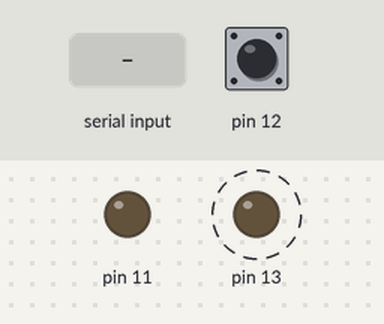
Recording of a program running on a simulated Arduino Uno, built with avr-gcc and run on an emulated ATmega328P. Shown: output pins drawn as LEDs (lit = HIGH). Dashed ring = blinking. The test bench sets the inputs (shaded band); at power-on: pin 12 HIGH. What the program prints to the serial monitor is not drawn.

Above: at 1.2 s.
1.3 s: pin 12 pulled LOW for 0.15 s
At 2.02 s:
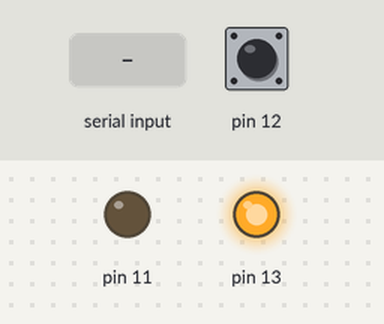
4.3 s: pin 12 pulled LOW for 1 s
At 5.02 s:
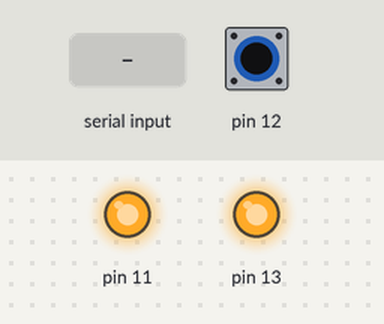
7.3 s: pin 12 pulled LOW for 3.2 s
At 8.8 s:
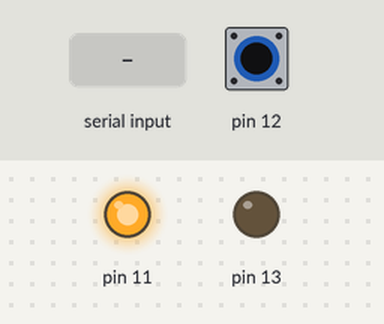
12.0 s: "90,45\n" received over Serial
At 14.77 s:
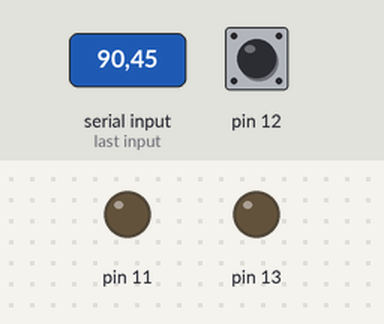
Timing chart, 0 to 16.0 s (numbered marks = the images above; inputs shaded):
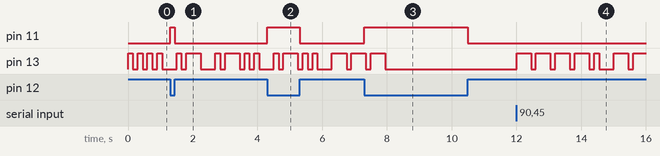

Measured:
- after the input at 1.3 s, pin 11: LOW → HIGH at once, → LOW 0.15 s later
- after the input at 4.3 s, pin 11: LOW → HIGH at once, → LOW 1.0 s later
- after the input at 7.3 s, pin 11: LOW → HIGH at once, → LOW 3.2 s later
- after the input at 12.0 s, pin 13: goes 4 × (HIGH 0.45 s, LOW 0.15 s), HIGH 0.15 s, LOW 0.45 s, HIGH 0.45 s, LOW 0.15 s, then HIGH, starting at once

The program:

main.cpp
```cpp
#include "morse.h"
#include <Arduino.h>

class MainClass {
private:
    Morse morse;
    unsigned long lastMillis;

public:
    MainClass() : lastMillis(millis()){};
    ~MainClass();

    // implement arduino functionality
    void setup() {}
    void loop() {
        // if there is data available on Serial port, pass to morse class
        if (Serial.available()) {
            morse.write(Serial.read());
        }
        // run the morse cycle
        morse.cycle();
    }
};

// use this so we can store members in the class
MainClass *mainClass;

void setup() {
    // create the MainClass instance here
    Serial.begin(115200);
    mainClass = new MainClass();
    mainClass->setup();
}

void loop() {
    // run the loop of the MainClass instance here
    mainClass->loop();
}
```

circular_buffer.h
```cpp
template <typename T, int N>
class CircularBuffer {
public:
    CircularBuffer() : putPtr(buffer),
                       getPtr(buffer),
                       pastLastElementPtr(&buffer[N + 1]) {
        static_assert(N > 0, "cant have negative or zero elements!");
    }

    int size() const { return N; }

    // put data in the buffer
    void put(T element) {
        if (putPtr + 1 == pastLastElementPtr) {
            // buffer rols over
            if (getPtr == buffer) {
                return; // buffer is full, element discarded!
            }
        } else {
            // no buffer rollover
            if (putPtr + 1 == getPtr) {
                return; // buffer is full, element discarded!
            }
        }
        // store the element
        *putPtr = element;
        // increment the put pointer
        putPtr++;
        // handle overflow
        if (putPtr == pastLastElementPtr) {
            putPtr = buffer;
        }
    }

    // returns true if data is available in the buffer
    inline bool available() {
        // data is available when the pointers are not equal
        return putPtr != getPtr;
    }

    // get data from the buffer, returns default value when no data available!
    T get() {
        if (available()) {
            // create new element and get the value from the pointer
            T value = *getPtr;
            // increment pointer
            getPtr++;
            // handle overflow
            if (getPtr == pastLastElementPtr) {
                getPtr = buffer;
            }

            return value;
        }
        return T(); // no data available, return default constructor of T!
    }

private:
    // we need 1 additional element to have N usable elements
    T buffer[N + 1];
    T *putPtr;
    T *getPtr;
    // WARNING, this points to 1 position after the buffer!
    T *pastLastElementPtr;
};
```

morse.h
```cpp
#include "circular_buffer.h"
#include "morse_state.h"
#include <Arduino.h>

class Morse {
public:
    Morse();
    Morse(uint8_t sendPin, uint8_t receivePin, uint8_t recvFBPin);
    ~Morse();

    // function to be called cyclically that performs the morse transceiving
    void cycle();

    // function to write data (single character)
    inline void write(char character) {
        sendBuf.put(character);
    };

    // function to write data (pointer to NULL terminated character array)
    inline void write(const char *characters) {
        const char *c = characters;
        while (*c != '\0') {
            write(*c);
            c++;
        }
    };

    // function to read data (single character)
    char read();

private:
    // configuration parameters
    static constexpr int BUFSIZE = 32;
    static constexpr int MORSE_UNIT_LENGTH = 150; // in milliseconds

    // variables
    CircularBuffer<char, BUFSIZE> sendBuf;
    CircularBuffer<char, BUFSIZE> recvBuf;
    MorseState sendState;
    uint8_t sendPin;    // defaults to LED pin (13)
    uint8_t receivePin; // defaults to pin 12
    uint8_t recvFBPin;  // defaults to pin 11

    // morse dictionary
    static constexpr uint8_t NULL_ = 0;        // used as terminator of letters/digits
    static constexpr uint8_t SHORT = 1;        // same length as LONG_
    static constexpr uint8_t LONG_ = 3;        // same length as SHORT
    static constexpr uint8_t LETTER_BREAK = 3; // not in morse dictionary!
    static constexpr uint8_t WORD_BREAK = 7;
    static constexpr uint8_t MORSE_DICT[][5] = {
        // letters
        {SHORT, LONG_},               // A
        {LONG_, SHORT, SHORT, SHORT}, // B
        {LONG_, SHORT, LONG_, SHORT}, // C
        {LONG_, SHORT, SHORT},        // D
        {SHORT},                      // E
        {SHORT, SHORT, LONG_, SHORT}, // F
        {LONG_, LONG_, SHORT},        // G
        {SHORT, SHORT, SHORT, SHORT}, // H
        {SHORT, SHORT},               // I
        {SHORT, LONG_, LONG_, LONG_}, // J
        {LONG_, SHORT, LONG_},        // K
        {SHORT, LONG_, SHORT, SHORT}, // L
        {LONG_, LONG_},               // M
        {LONG_, SHORT},               // N
        {LONG_, LONG_, LONG_},        // O
        {SHORT, LONG_, LONG_, SHORT}, // P
        {LONG_, LONG_, SHORT, LONG_}, // Q
        {SHORT, LONG_, SHORT},        // R
        {SHORT, SHORT, SHORT},        // S
        {LONG_},                      // T
        {SHORT, SHORT, LONG_},        // U
        {SHORT, SHORT, SHORT, LONG_}, // V
        {SHORT, LONG_, LONG_},        // W
        {LONG_, SHORT, SHORT, LONG_}, // X
        {LONG_, SHORT, LONG_, LONG_}, // Y
        {LONG_, LONG_, SHORT, SHORT}, // Z
        // numbers
        {LONG_, LONG_, LONG_, LONG_, LONG_}, // 0
        {SHORT, LONG_, LONG_, LONG_, LONG_}, // 1
        {SHORT, SHORT, LONG_, LONG_, LONG_}, // 2
        {SHORT, SHORT, SHORT, LONG_, LONG_}, // 3
        {SHORT, SHORT, SHORT, SHORT, LONG_}, // 4
        {SHORT, SHORT, SHORT, SHORT, SHORT}, // 5
        {LONG_, SHORT, SHORT, SHORT, SHORT}, // 6
        {LONG_, LONG_, SHORT, SHORT, SHORT}, // 7
        {LONG_, LONG_, LONG_, SHORT, SHORT}, // 8
        {LONG_, LONG_, LONG_, LONG_, SHORT}, // 9
        // word seperator (space)
        {WORD_BREAK},
        // invalid (empty) entry
        {},
    };

    // functions

    // init function called by the constructors
    void init();
    // the transmit function that sends pending data via morse code
    void transmit();
    // the receive function that receives data via morse code
    void receive();
    // get the MORSE_DICT entry for the provided character
    const uint8_t *getMorseEntry(char c);
    // function is called when sending first character
    void initTransmitterForSymbol();
    // function is called when sending subsequent characters
    void reInitTransmitterForSymbol();
    // function is called when starting to transmit a symbol
    void transmitSymbol();
    // function to determine if the symbolIndex points to the last symbol
    inline bool isLastSymbolIndex();
};
```

morse_state.h
```cpp
#include <Arduino.h>

class MorseState {
public:
    MorseState() : busy(false),
                   morseIndex(0),
                   symbolIndex(0),
                   targetMillis(0),
                   state(IDLE){};
    ~MorseState();

public:
    enum STATE {
        IDLE,
        SENDING_SYMBOL,
        SENDING_SPACE
    };

    bool busy;
    const uint8_t *morseIndex;
    int symbolIndex;
    unsigned long targetMillis;
    STATE state;
};
```

morse.cpp
```cpp
#include "morse.h"
#include <Arduino.h>

// this is needed in the class for some reason (declaration)
constexpr uint8_t Morse::MORSE_DICT[][5];

Morse::Morse(uint8_t sendPin, uint8_t receivePin, uint8_t recvFBPin)
    : sendPin(sendPin),
      receivePin(receivePin),
      recvFBPin(recvFBPin) {
    init();
}

Morse::Morse() : sendPin(13), receivePin(12), recvFBPin(11) {
    init();
};

Morse::~Morse() {}

void Morse::init() {
    // validation asserts
    static_assert(sizeof(MORSE_DICT) > 0, "MORSE_DICT can't be empty!");
    static_assert(sizeof(MORSE_DICT[0]) > 0, "MORSE_DICT can't be empty!");

    // initialization of the Morse class
    Serial.println("Hello from Morse!");
    Serial.print("Morse unit length [ms] = ");
    Serial.println(MORSE_UNIT_LENGTH);
    write("Hallo");

    // set the pinmode of the input and output pins
    pinMode(sendPin, OUTPUT);
    pinMode(receivePin, INPUT_PULLUP);
    pinMode(recvFBPin, OUTPUT);
}

void Morse::cycle() {
    // run transceive cycle
    transmit();
    receive();
}

void Morse::transmit() {
    // we're not busy sending
    if (!sendState.busy) {
        // there is data available in the send buffer
        if (sendBuf.available()) {
            initTransmitterForSymbol();
            transmitSymbol();
        }
    }
    if (sendState.busy) {
        // check if the symbol/space is already send, if so check for the next
        if (millis() >= sendState.targetMillis) {
            // if we're sending a symbol
            if (sendState.state == MorseState::SENDING_SYMBOL) {
                // common code after sending symbols
                digitalWrite(sendPin, LOW);
                sendState.state = MorseState::SENDING_SPACE;

                // check if there are NO more symbols in this morseIndex
                if (isLastSymbolIndex()) {
                    // last symbol, send LETTER_BREAK
                    sendState.targetMillis += LETTER_BREAK * MORSE_UNIT_LENGTH;
                } else {
                    // there are more symbols, send symbol break (SHORT)
                    sendState.targetMillis += SHORT * MORSE_UNIT_LENGTH;
                }
            } else { // we're sending a space
                if (isLastSymbolIndex()) {
                    // last space, send new character or stop sending
                    // if no characters to send
                    if (sendBuf.available()) {
                        // send new character
                        reInitTransmitterForSymbol();
                        transmitSymbol();
                    } else {
                        sendState.busy = false;
                    }
                } else {
                    // more symbols available
                    // increment index and start sending next symbol
                    sendState.symbolIndex++;
                    transmitSymbol();
                }
            }
        }
    }
}

void Morse::receive() {
    // show state of IR LED input on the feedback LED (inverted)
    digitalWrite(recvFBPin, !digitalRead(receivePin));

    // receive function body not implemented!
}

const uint8_t *Morse::getMorseEntry(char c) {
    if (c >= 'a' && c <= 'z') {
        return MORSE_DICT[c - 'a']; // [a-z] with index [0-25]
    } else if (c >= 'A' && c <= 'Z') {
        return MORSE_DICT[c - 'A']; // [A-Z] with index [0-25]
    } else if (c >= '0' && c <= '9') {
        return MORSE_DICT[c - '0' + 26]; // [0-9] with index [26-35]
    } else {
        return MORSE_DICT[36]; // index [36] invalid number containing no morse
    }
}

void Morse::initTransmitterForSymbol() {
    sendState.busy = true;
    sendState.targetMillis = millis();
    reInitTransmitterForSymbol();
}

void Morse::reInitTransmitterForSymbol() {
    // get the morse pattern for this character
    sendState.morseIndex = getMorseEntry(sendBuf.get());
    sendState.symbolIndex = 0;
}

void Morse::transmitSymbol() {
    // start sending the symbol
    uint8_t currentSymbol = sendState.morseIndex[sendState.symbolIndex];
    switch (currentSymbol) {
    case SHORT:
        sendState.targetMillis += currentSymbol * MORSE_UNIT_LENGTH;
        digitalWrite(sendPin, HIGH);
        sendState.state = MorseState::SENDING_SYMBOL;
        break;
    case LONG_:
        sendState.targetMillis += currentSymbol * MORSE_UNIT_LENGTH;
        digitalWrite(sendPin, HIGH);
        sendState.state = MorseState::SENDING_SYMBOL;
        break;
    case WORD_BREAK:
        sendState.targetMillis += currentSymbol * MORSE_UNIT_LENGTH;
        digitalWrite(sendPin, LOW); // should already be low
        sendState.state = MorseState::SENDING_SPACE;
        break;
    default:
        // any non-valid symbol results in a WORD_BREAK to sync receiver
        sendState.targetMillis += WORD_BREAK * MORSE_UNIT_LENGTH;
        sendState.symbolIndex = 4;  // forse symbolIndex to 4 to send next character after this
        digitalWrite(sendPin, LOW); // should already be low
        sendState.state = MorseState::SENDING_SPACE;
    }
}

inline bool Morse::isLastSymbolIndex() {
    const int entrySize = sizeof(MORSE_DICT[0]) / sizeof(MORSE_DICT[0][0]);
    return (sendState.symbolIndex >= entrySize - 1 ||
            sendState.morseIndex[sendState.symbolIndex + 1] == NULL_);
}
```
